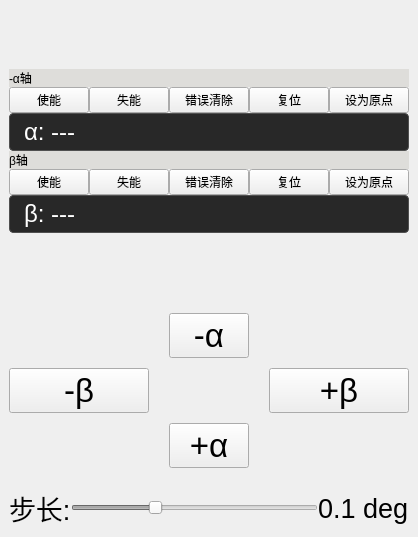
         <widget class="QWidget" name="widget_3" native="true">
          <property name="styleSheet">
           <string notr="true">/* 只作用于 objectName=&quot;frameContainer&quot; 的那个 Widget */
QWidget#widget_3{
    border: 5px solid #D3D3D3;
    border-radius: 15px;
    /* 如果要保持原背景，记得加上透明或者原色 */
    background-color: rgb(222, 221, 218);

}</string>
          </property>
          <layout class="QVBoxLayout" name="verticalLayout_3">
           <property name="spacing">
            <number>0</number>
           </property>
           <property name="leftMargin">
            <number>9</number>
           </property>
           <property name="topMargin">
            <number>9</number>
           </property>
           <property name="rightMargin">
            <number>9</number>
           </property>
           <property name="bottomMargin">
            <number>9</number>
           </property>
           <item>
            <spacer name="verticalSpacer_13">
             <property name="orientation">
              <enum>Qt::Vertical</enum>
             </property>
             <property name="sizeType">
              <enum>QSizePolicy::Fixed</enum>
             </property>
             <property name="sizeHint" stdset="0">
              <size>
               <width>20</width>
               <height>60</height>
              </size>
             </property>
            </spacer>
           </item>
           <item>
            <widget class="QLabel" name="label_39">
             <property name="styleSheet">
              <string notr="true">background-color: rgb(222, 221, 218);</string>
             </property>
             <property name="text">
              <string>-α轴</string>
             </property>
            </widget>
           </item>
           <item>
            <layout class="QHBoxLayout" name="horizontalLayout_26">
             <item>
              <widget class="QPushButton" name="pushButton_34">
               <property name="text">
                <string>使能</string>
               </property>
              </widget>
             </item>
             <item>
              <widget class="QPushButton" name="pushButton_35">
               <property name="text">
                <string>失能</string>
               </property>
              </widget>
             </item>
             <item>
              <widget class="QPushButton" name="pushButton_36">
               <property name="text">
                <string>错误清除</string>
               </property>
              </widget>
             </item>
             <item>
              <widget class="QPushButton" name="pushButton_37">
               <property name="text">
                <string>复位</string>
               </property>
              </widget>
             </item>
             <item>
              <widget class="QPushButton" name="btn_origin_a">
               <property name="text">
                <string>设为原点</string>
               </property>
              </widget>
             </item>
            </layout>
           </item>
           <item>
            <widget class="QLabel" name="lbl_pos_a">
             <property name="styleSheet">
              <string notr="true">background-color: rgb(40, 40, 40); color: white; border: 1px solid rgb(80, 80, 80); border-radius: 4px; padding: 4px 8px;</string>
             </property>
             <property name="font">
              <font>
               <pointsize>18</pointsize>
              </font>
             </property>
             <property name="text">
              <string>α: ---</string>
             </property>
            </widget>
           </item>
           <item>
            <widget class="QLabel" name="label_38">
             <property name="styleSheet">
              <string notr="true">background-color: rgb(222, 221, 218);</string>
             </property>
             <property name="text">
              <string>β轴</string>
             </property>
            </widget>
           </item>
           <item>
            <layout class="QHBoxLayout" name="horizontalLayout_24">
             <item>
              <widget class="QPushButton" name="pushButton_30">
               <property name="text">
                <string>使能</string>
               </property>
              </widget>
             </item>
             <item>
              <widget class="QPushButton" name="pushButton_31">
               <property name="text">
                <string>失能</string>
               </property>
              </widget>
             </item>
             <item>
              <widget class="QPushButton" name="pushButton_32">
               <property name="text">
                <string>错误清除</string>
               </property>
              </widget>
             </item>
             <item>
              <widget class="QPushButton" name="pushButton_33">
               <property name="text">
                <string>复位</string>
               </property>
              </widget>
             </item>
             <item>
              <widget class="QPushButton" name="btn_origin_b">
               <property name="text">
                <string>设为原点</string>
               </property>
              </widget>
             </item>
            </layout>
           </item>
           <item>
            <widget class="QLabel" name="lbl_pos_b">
             <property name="styleSheet">
              <string notr="true">background-color: rgb(40, 40, 40); color: white; border: 1px solid rgb(80, 80, 80); border-radius: 4px; padding: 4px 8px;</string>
             </property>
             <property name="font">
              <font>
               <pointsize>18</pointsize>
              </font>
             </property>
             <property name="text">
              <string>β: ---</string>
             </property>
            </widget>
           </item>
           <item>
            <spacer name="verticalSpacer_6">
             <property name="orientation">
              <enum>Qt::Vertical</enum>
             </property>
             <property name="sizeType">
              <enum>QSizePolicy::Fixed</enum>
             </property>
             <property name="sizeHint" stdset="0">
              <size>
               <width>20</width>
               <height>80</height>
              </size>
             </property>
            </spacer>
           </item>
           <item>
            <layout class="QHBoxLayout" name="horizontalLayout_8">
             <property name="bottomMargin">
              <number>10</number>
             </property>
             <item>
              <spacer name="horizontalSpacer_12">
               <property name="orientation">
                <enum>Qt::Horizontal</enum>
               </property>
               <property name="sizeHint" stdset="0">
                <size>
                 <width>40</width>
                 <height>20</height>
                </size>
               </property>
              </spacer>
             </item>
             <item>
              <widget class="QPushButton" name="pushButton_15">
               <property name="font">
                <font>
                 <pointsize>25</pointsize>
                </font>
               </property>
               <property name="text">
                <string>-α</string>
               </property>
              </widget>
             </item>
             <item>
              <spacer name="horizontalSpacer_13">
               <property name="orientation">
                <enum>Qt::Horizontal</enum>
               </property>
               <property name="sizeHint" stdset="0">
                <size>
                 <width>40</width>
                 <height>20</height>
                </size>
               </property>
              </spacer>
             </item>
            </layout>
           </item>
           <item>
            <layout class="QHBoxLayout" name="horizontalLayout_9">
             <property name="spacing">
              <number>20</number>
             </property>
             <property name="bottomMargin">
              <number>10</number>
             </property>
             <item>
              <widget class="QPushButton" name="pushButton_14">
               <property name="font">
                <font>
                 <pointsize>25</pointsize>
                </font>
               </property>
               <property name="text">
                <string>-β</string>
               </property>
              </widget>
             </item>
             <item>
              <spacer name="horizontalSpacer_17">
               <property name="orientation">
                <enum>Qt::Horizontal</enum>
               </property>
               <property name="sizeType">
                <enum>QSizePolicy::Fixed</enum>
               </property>
               <property name="sizeHint" stdset="0">
                <size>
                 <width>100</width>
                 <height>40</height>
                </size>
               </property>
              </spacer>
             </item>
             <item>
              <widget class="QPushButton" name="pushButton_16">
               <property name="font">
                <font>
                 <pointsize>25</pointsize>
                </font>
               </property>
               <property name="text">
                <string>+β</string>
               </property>
              </widget>
             </item>
            </layout>
           </item>
           <item>
            <layout class="QHBoxLayout" name="horizontalLayout_11">
             <item>
              <spacer name="horizontalSpacer_4">
               <property name="orientation">
                <enum>Qt::Horizontal</enum>
               </property>
               <property name="sizeHint" stdset="0">
                <size>
                 <width>40</width>
                 <height>20</height>
                </size>
               </property>
              </spacer>
             </item>
             <item>
              <widget class="QPushButton" name="pushButton_13">
               <property name="font">
                <font>
                 <pointsize>25</pointsize>
                </font>
               </property>
               <property name="text">
                <string>+α</string>
               </property>
              </widget>
             </item>
             <item>
              <spacer name="horizontalSpacer_5">
               <property name="orientation">
                <enum>Qt::Horizontal</enum>
               </property>
               <property name="sizeHint" stdset="0">
                <size>
                 <width>40</width>
                 <height>20</height>
                </size>
               </property>
              </spacer>
             </item>
            </layout>
           </item>
           <item>
            <spacer name="verticalSpacer_3">
             <property name="orientation">
              <enum>Qt::Vertical</enum>
             </property>
             <property name="sizeType">
              <enum>QSizePolicy::Fixed</enum>
             </property>
             <property name="sizeHint" stdset="0">
              <size>
               <width>20</width>
               <height>20</height>
              </size>
             </property>
            </spacer>
           </item>
           <item>
            <layout class="QHBoxLayout" name="horizontalLayout_angle_ab">
             <item>
              <widget class="QLabel" name="label_angle_ab">
               <property name="font">
                <font>
                 <pointsize>20</pointsize>
                </font>
               </property>
               <property name="text">
                <string>步长:</string>
               </property>
              </widget>
             </item>
             <item>
              <widget class="QSlider" name="slider_angle_ab">
               <property name="enabled">
                <bool>false</bool>
               </property>
               <property name="minimum">
                <number>0</number>
               </property>
               <property name="maximum">
                <number>3</number>
               </property>
               <property name="value">
                <number>1</number>
               </property>
               <property name="orientation">
                <enum>Qt::Horizontal</enum>
               </property>
              </widget>
             </item>
             <item>
              <widget class="QLabel" name="label_angle_ab_val">
               <property name="font">
                <font>
                 <pointsize>20</pointsize>
                </font>
               </property>
               <property name="text">
                <string>0.1 deg</string>
               </property>
               <property name="minimumSize">
                <size>
                 <width>80</width>
                 <height>0</height>
                </size>
               </property>
              </widget>
             </item>
            </layout>
           </item>
          </layout>
         </widget>
